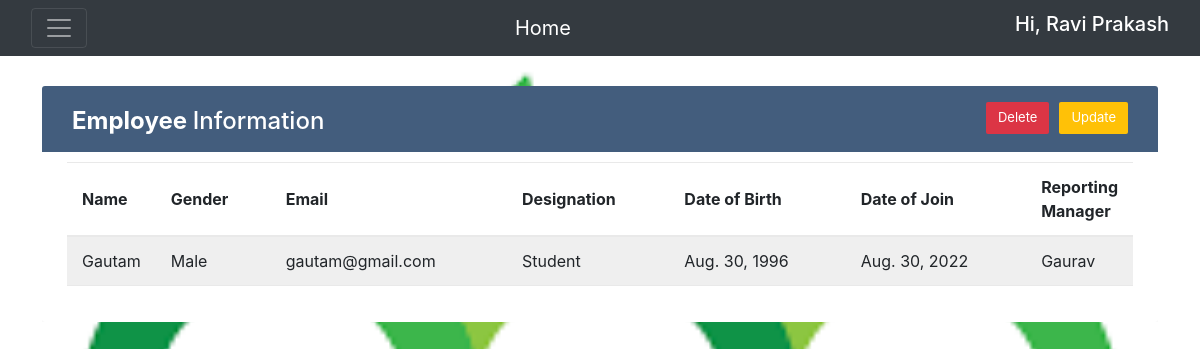
The page /app/detail/14 (signed in) on the database its author committed.
### app/models.py (models this page shows, shortened)
class Employee(models.Model):
    CHOICE=(('male','Male'), ('female',' Female'),('other','Others'))
    name=models.CharField(max_length=30)
    email=models.EmailField()
    date_of_birth=models.DateField()
    date_of_join=models.DateField()
    gender=models.CharField(max_length=20, choices=CHOICE )
    designation=models.CharField(max_length=30)
    reporting_manager=models.CharField(max_length=30)

### app/views.py (the view)
# urls.py: path('detail/<int:pk>', views.EmpDetail.as_view(), name='detail'),
class EmpDetail(DetailView):
    model = Employee
    def get_context_data(self,*args, **kwargs):
        context = super(EmpDetail, self).get_context_data(*args,**kwargs)
        context['emp_data'] = Employee.objects.all()
        return context

### templates/app/Employee_detail.html (shortened to what this page needs)
<!doctype html>
<html lang="en">
<head>
	<link href="https://cdn.jsdelivr.net/npm/bootstrap@5.2.0/dist/css/bootstrap.min.css" rel="stylesheet">
	<link href="https://getbootstrap.com/docs/5.2/assets/css/docs.css" rel="stylesheet">
	<link rel="stylesheet" href="https://maxcdn.bootstrapcdn.com/bootstrap/4.0.0/css/bootstrap.min.css"
>
</head>
<body>
	<nav class="navbar navbar-dark bg-dark fixed">
		<div class="container-fluid">
			<button class="navbar-toggler" type="button" data-bs-toggle="offcanvas"
				data-bs-target="#offcanvasDarkNavbar" aria-controls="offcanvasDarkNavbar">
				<span class="navbar-toggler-icon"></span>
			</button>
			<a class="navbar-brand" href="/app/home">Home</a>
			{% if user.is_authenticated %}
			<h5 style="color: white">Hi, {{user.first_name|title}} {{user.last_name|title}}</h5>
			{% else %}
			<h5 style=color:white>Hi, Guest User</h5>
			{% endif %}
		</div>
	</nav>
	<div class="container-xl">
		<div class="table-responsive">
			<div class="table-wrapper">
				<div class="table-title">
					<div class="row">
						<div class="col-sm-6">
							<h2><b>Employee </b>Information</h2>
						</div>
						<div class="col-sm-6">
							{% if request.user.is_superuser %}
							<tr>
								<th>
									<form action="/app/update/{{object.id}}" class="inline">
										<button class="btn btn-warning">Update</button>
									</form>
								</th>
								<th>
									<form action="/app/delete/{{object.id}}" class="inline">
										<button class="btn btn-danger">Delete</button>
									</form>
								</th>
							</tr>
							{% else %}
							<h6 style="color:yellow"> <strong> Please Contact Admin for any correction </strong></h6>
							{% endif %}
						</div>
					</div>
				</div>
				<table class="table table-striped table-hover">
					<thead>
						<tr>
							<th>Name</th>
							<th>Gender</th>
							<th>Email</th>
							<th>Designation</th>
							<th>Date of Birth</th>
							<th>Date of Join</th>
							<th>Reporting Manager</th>
						</tr>
					</thead>
					<tbody>
						<tr>
							<td>{{object.name|title}}</td>
							<td>{{object.gender|title}}</td>
							<td>{{object.email|lower}}</td>
							<td>{{object.designation|title}}</td>
							<td>{{object.date_of_birth|date}}</td>
							<td>{{object.date_of_join|date}}</td>
							<td>{{object.reporting_manager|title}}</td>
						</tr>
					</tbody>
				</table>
			</div>
		</div>
	</div>
</body>
</html>

### templates/app/Employee_detail.html (style rules this page uses)
body { background-repeat: no-repeat; background-attachment: fixed; background-size: 100% 100%; }
.table-responsive { margin: 30px 0; }
.table-wrapper { background: #fff; padding: 20px 25px; border-radius: 3px; min-width: 1000px; box-shadow: 0 1px 1px rgba(0, 0, 0, .05); }
.table-title { padding-bottom: 15px; background: #435d7d; color: #fff; padding: 16px 30px; min-width: 100%; margin: -20px -25px 10px; border-radius: 3px 3px 0 0; }
.table-title h2 { margin: 5px 0 0; font-size: 24px; }
.table-title .btn { color: #fff; float: right; font-size: 13px; border: none; min-width: 50px; border-radius: 2px; border: none; outline: none !important; margin-left: 10px; }
table.table tr th, table.table tr td { border-color: #e9e9e9; padding: 12px 15px; vertical-align: middle; }
table.table tr th:first-child { width: 60px; }
table.table tr th:last-child { width: 100px; }
table.table-striped tbody tr:nth-of-type(odd) { background-color: #fcfcfc; }

### rows shown on the page
Employee: name "Gautam", gender "Male", email "gautam@gmail.com", designation "Student", date_of_birth "Aug. 30, 1996", date_of_join "Aug. 30, 2022", reporting_manager "Gaurav"

### other values the page prints
{{ user.first_name|title }} "Ravi"
{{ user.last_name|title }} "Prakash"
